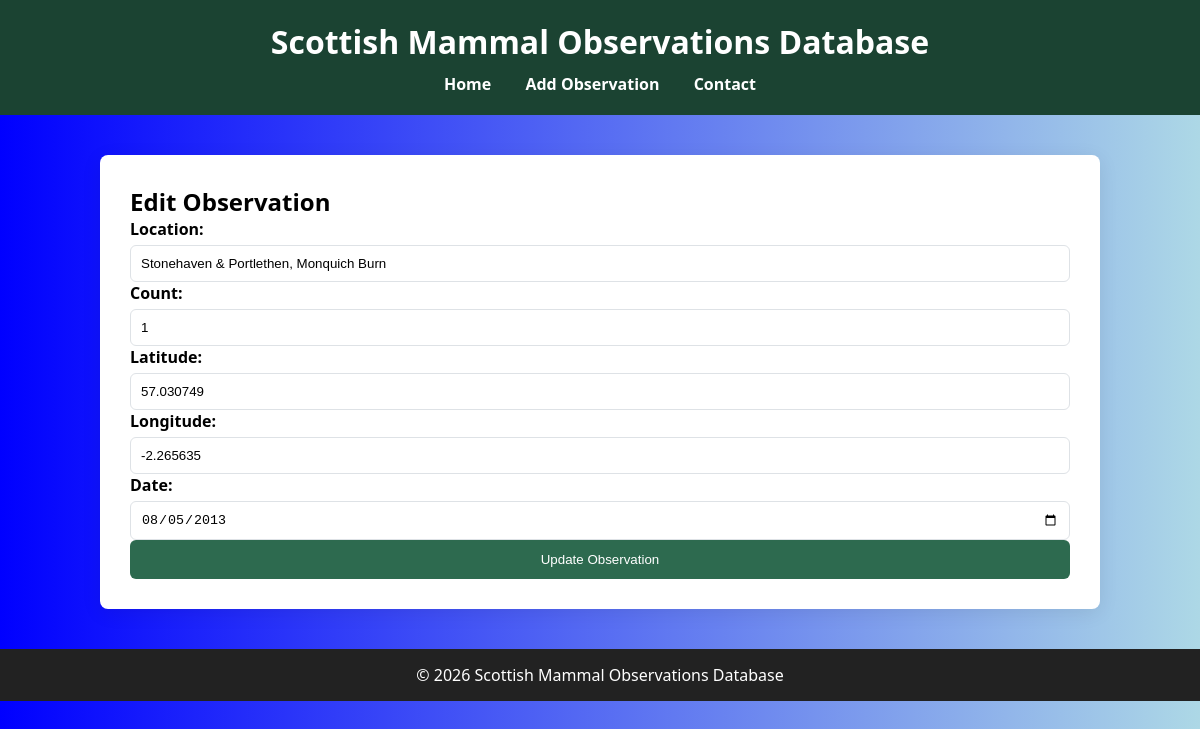
/edit_observation.php?id=14960, run on the app's committed database.
### tables this page shows
CREATE TABLE `observations` (
  `id` int(11) NOT NULL,
  `locality` varchar(255) DEFAULT NULL COMMENT 'Location name or description',
  `individual_count` int(11) DEFAULT NULL COMMENT 'Number of individuals observed',
  `latitude` decimal(10,6) DEFAULT NULL COMMENT 'Decimal latitude (WGS84)',
  `longitude` decimal(10,6) DEFAULT NULL COMMENT 'Decimal longitude (WGS84)',
  `gbif_species_key` int(11) DEFAULT NULL COMMENT 'GBIF species identifier - foreign key to SPECIES table',
  `observation_date` date DEFAULT NULL,
  PRIMARY KEY (`id`),
  KEY `idx_gbif_key` (`gbif_species_key`),
  KEY `idx_location` (`latitude`,`longitude`),
  CONSTRAINT `fk_species` FOREIGN KEY (`gbif_species_key`) REFERENCES `species` (`gbif_species_key`)
);

### edit_observation.php (the view, shortened to what this page needs)
<?php
$pdo = getDbConnection();
$id = $_GET['id'];
$stmt = $pdo->prepare("SELECT * FROM observations WHERE id = ?");
$stmt->execute([$id]);
$obs = $stmt->fetch();
require_once 'includes/header.php';
?>
<h2>Edit Observation</h2>
<form method="POST">
    <label>Location:</label>
    <input type="text" name="locality" value="<?php echo $obs['locality']; ?>">
    <label>Count:</label>
    <input type="number" name="count" value="<?php echo $obs['individual_count']; ?>">
    <label>Latitude:</label>
    <input type="text" name="lat" value="<?php echo $obs['latitude']; ?>">
    <label>Longitude:</label>
    <input type="text" name="lon" value="<?php echo $obs['longitude']; ?>">
    <label>Date:</label>
    <input type="date" name="date" value="<?php echo $obs['observation_date']; ?>">
    <button type="submit">Update Observation</button>
</form>
<?php require_once 'includes/footer.php'; ?>

### css/style.css (style rules this page uses)
:root { --clr-primary: #2d6a4f; --clr-primary-dark: #1b4332; --clr-primary-light: #52b788; --clr-accent: #f4a261; --clr-bg: #f8f9fa; --clr-surface: #ffffff; --clr-text: #212529; --clr-text-muted: #6c757d; --clr-border: #dee2e6; --radius: 8px; --shadow: 0 4px 20px rgba(0,0,0,0.08); }
* { box-sizing: border-box; margin: 0; padding: 0; }
body { font-family: 'Segoe UI', sans-serif; background: linear-gradient(to right, blue, lightblue); min-height: 100vh; }
label { font-weight: 600; margin-bottom: 5px; display: block; }
input, textarea, select { width: 100%; padding: 10px; border-radius: 6px; border: 1px solid var(--clr-border); }
button { width: 100%; padding: 12px; background: var(--clr-primary); color: white; border: none; border-radius: 6px; cursor: pointer; }

### data on the page
observations: locality "Stonehaven & Portlethen, Monquich Burn", count "1", lat "57.030749", lon "-2.265635", date "08/05/2013"
